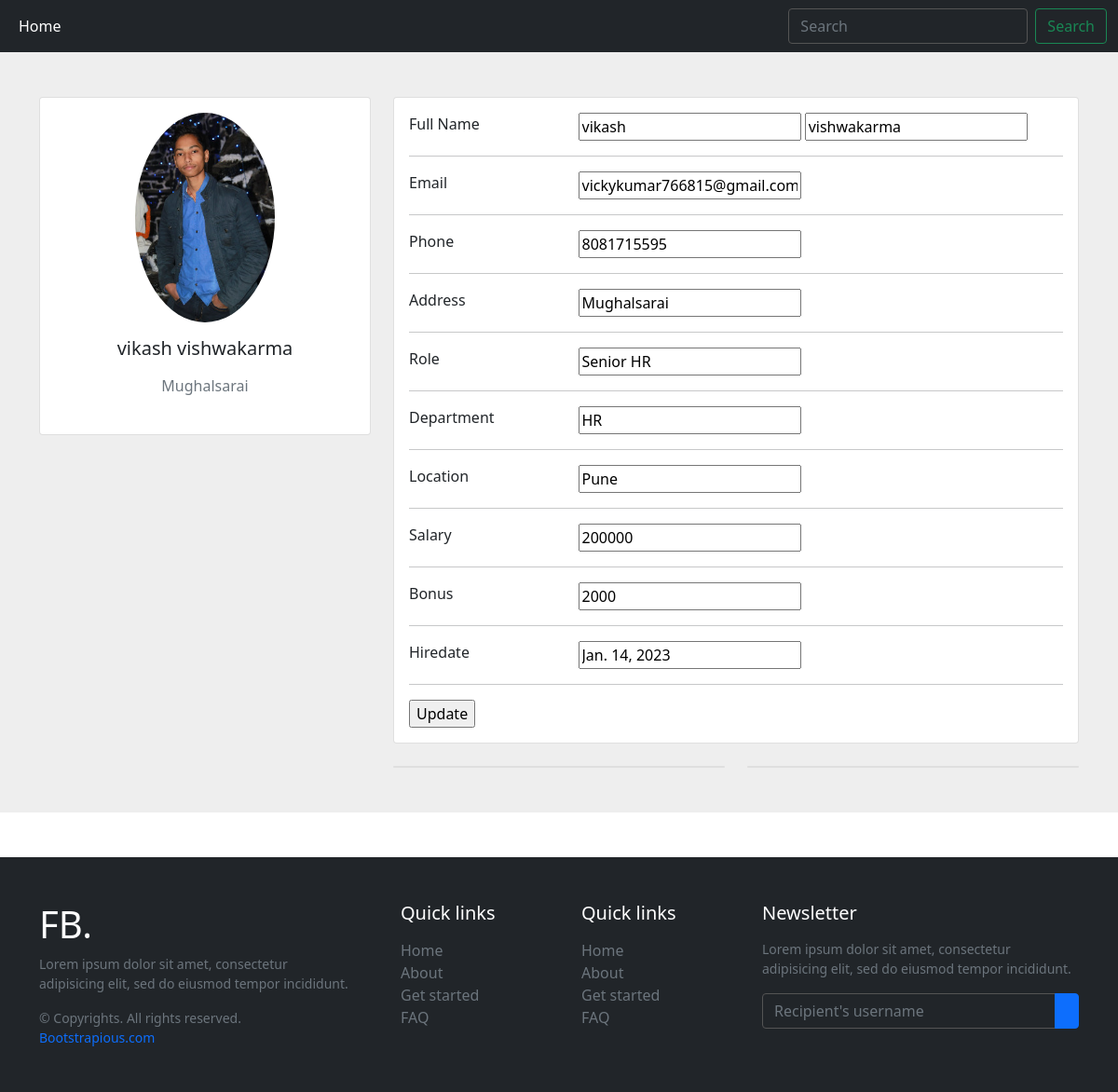
The app's page /profile/1 with its own data.
### emp_app/models.py (models this page shows)
class Employee(models.Model):
    first_name = models.CharField(max_length=100, null=False)
    last_name = models.CharField(max_length=100)
    dept = models.CharField(default=0, max_length=100)
    salary = models.IntegerField(default=0)
    bonus = models.IntegerField(default=0)
    role = models.CharField(default=0, max_length=100)
    phone = models.IntegerField(default=0)
    address = models.CharField(default=0, max_length=100)
    location = models.CharField(default=0, max_length=100)
    email = models.EmailField(default=0, max_length=50)
    hire_date = models.DateField()
    photo = models.FileField(upload_to="photo/", max_length=250, null=True, default=None)

### emp_app/views.py (the view)
# urls.py: path('profile/<str:id>', views.profile, name='profile'),
def profile(request, id):
    emp_Profile = Employee.objects.get(id=id)
    context = {'emp': emp_Profile}
    return render(request, 'profile.html', context)

### emp_app/templates/profile.html (shortened to what this page needs)
<!doctype html>
{% load static %}
<html lang="en">
<head>
    <link href="https://cdn.jsdelivr.net/npm/bootstrap@5.0.2/dist/css/bootstrap.min.css" rel="stylesheet"
>
</head>
<body>
<nav class="navbar navbar-expand-lg navbar-dark bg-dark">
    <div class="container-fluid">
        <div class="collapse navbar-collapse" id="navbarSupportedContent">
            <ul class="navbar-nav me-auto mb-2 mb-lg-0">
                <li class="nav-item">
                    <a class="nav-link active" aria-current="page" href="#">Home</a>
                </li>
            </ul>
            <form class="d-flex">
                <input class="form-control me-2" type="search" placeholder="Search" aria-label="Search">
                <button class="btn btn-outline-success" type="submit">Search</button>
            </form>
        </div>
    </div>
</nav>
<section style="background-color: #eee;">
    <div class="container py-5">
        <div class="row">
            <div class="col-lg-4">
                <div class="card mb-4">
                    <div class="card-body text-center">
                        {% if emp.photo %}
                        <img src="/media/{{emp.photo}}/" alt="{{ emp.photo }}"
                             class="rounded-circle img-fluid" style="width: 150px;">
                        {% else %}
                        <img src="/media/photo/vikash.jpeg/" alt="avatar"
                             class="rounded-circle img-fluid" style="width: 150px;">
                        {% endif %}
                        <h5 class="my-3">{{emp.first_name}} {{emp.last_name}}</h5>
                        <p class="text-muted mb-4">{{emp.address}}</p>
                    </div>
                </div>
            </div>
            <div class="col-lg-8">
                <div class="card mb-4">
                    <div class="card-body">
                        <form action="/edit_profile" onchange="show()" method="POST">
                            <div class="row">
                                <div class="col-sm-3">
                                    <p class="mb-0">Full Name</p>
                                </div>
                                <div class="col-sm-9">
                                    <p class="text-muted mb-0"><input type="text" name="first_name"
                                                                      value="{{emp.first_name}}"> <input type="text"
                                                                                                         name="last_name"
                                                                                                         value="{{emp.last_name}}">
                                    </p>
                                </div>
                            </div>
                            <hr>
                            <div class="row">
                                <div class="col-sm-3">
                                    <p class="mb-0">Email</p>
                                </div>
                                <div class="col-sm-9">
                                    <p class="text-muted mb-0"><input type="email" name="email" value="{{emp.email}}">
                                    </p>
                                </div>
                            </div>
                            <hr>
                            <div class="row">
                                <div class="col-sm-3">
                                    <p class="mb-0">Phone</p>
                                </div>
                                <div class="col-sm-9">
                                    <p class="text-muted mb-0"><input type="text" name="phone" value="{{emp.phone}}">
                                    </p>
                                </div>
                            </div>
                            <hr>
                            <div class="row">
                                <div class="col-sm-3">
                                    <p class="mb-0">Address</p>
                                </div>
                                <div class="col-sm-9">
                                    <p class="text-muted mb-0"><input type="text" name="address"
                                                                      value="{{emp.address}}"></p>
                                </div>
                            </div>
                            <hr>
                            <div class="row">
                                <div class="col-sm-3">
                                    <p class="mb-0">Role</p>
                                </div>
                                <div class="col-sm-9">
                                    <p class="text-muted mb-0"><input type="text" name="role" value="{{emp.role}}"></p>
                                </div>
                            </div>
                            <hr>
                            <div class="row">
                                <div class="col-sm-3">
                                    <p class="mb-0">Department</p>
                                </div>
                                <div class="col-sm-9">
                                    <p class="text-muted mb-0"><input type="text" name="department"
                                                                      value="{{emp.dept}}"></p>
                                </div>
                            </div>
                            <hr>
                            <div class="row">
                                <div class="col-sm-3">
                                    <p class="mb-0">Location</p>
                                </div>
                                <div class="col-sm-9">
                                    <p class="text-muted mb-0"><input type="text" name="location"
                                                                      value="{{emp.location}}"></p>
                                </div>
                            </div>
                            <hr>
                            <div class="row">
                                <div class="col-sm-3">
                                    <p class="mb-0">Salary</p>
                                </div>
                                <div class="col-sm-9">
                                    <p class="text-muted mb-0"><input type="text" name="salary" value="{{emp.salary}}">
                                    </p>
                                </div>
                            </div>
                            <hr>
                            <div class="row">
                                <div class="col-sm-3">
                                    <p class="mb-0">Bonus</p>
                                </div>
                                <div class="col-sm-9">
                                    <p class="text-muted mb-0"><input type="text" name="bonus" value="{{emp.bonus}}">
                                    </p>
                                </div>
                            </div>
                            <hr>
                            <div class="row">
                                <div class="col-sm-3">
                                    <p class="mb-0">Hiredate</p>
                                </div>
                                <div class="col-sm-9">
                                    <p class="text-muted mb-0"><input type="text" name="hire_date"
                                                                      value="{{emp.hire_date}}"></p>
                                </div>
                            </div>
                            <hr>
                            <input style="z-index:10;" type="submit" value="Update">
                        </form>
                    </div>
                </div>
                <div class="row">
                    <div class="col-md-6">
                        <div class="card mb-4 mb-md-0">
                        </div>
                    </div>
                    <div class="col-md-6">
                        <div class="card mb-4 mb-md-0">
                        </div>
                    </div>
                </div>
            </div>
        </div>
    </div>
</section>
</body>
<div class="mt-5">
    <footer class="w-100 py-4 flex-shrink-0">
        <div class="container py-4">
            <div class="row gy-4 gx-5">
                <div class="col-lg-4 col-md-6">
                    <h5 class="h1 text-white">FB.</h5>
                    <p class="small text-muted">Lorem ipsum dolor sit amet, consectetur adipisicing elit, sed do eiusmod
                        tempor incididunt.</p>
                    <p class="small text-muted mb-0">&copy; Copyrights. All rights reserved. <a class="text-primary"
                                                                                                href="#">Bootstrapious.com</a>
                    </p>
                </div>
                <div class="col-lg-2 col-md-6">
                    <h5 class="text-white mb-3">Quick links</h5>
                    <ul class="list-unstyled text-muted">
                        <li><a href="#">Home</a></li>
                        <li><a href="#">About</a></li>
                        <li><a href="#">Get started</a></li>
                        <li><a href="#">FAQ</a></li>
                    </ul>
                </div>
                <div class="col-lg-2 col-md-6">
                    <h5 class="text-white mb-3">Quick links</h5>
                    <ul class="list-unstyled text-muted">
                        <li><a href="#">Home</a></li>
                        <li><a href="#">About</a></li>
                        <li><a href="#">Get started</a></li>
                        <li><a href="#">FAQ</a></li>
                    </ul>
                </div>
                <div class="col-lg-4 col-md-6">
                    <h5 class="text-white mb-3">Newsletter</h5>
                    <p class="small text-muted">Lorem ipsum dolor sit amet, consectetur adipisicing elit, sed do eiusmod
                        tempor incididunt.</p>
                    <form action="#">
                        <div class="input-group mb-3">
                            <input class="form-control" type="text" placeholder="Recipient's username"
                                   aria-label="Recipient's username" aria-describedby="button-addon2">
                            <button class="btn btn-primary" id="button-addon2" type="button"></button>
                        </div>
                    </form>
                </div>
            </div>
        </div>
    </footer>
</div>
</html>

### emp_app/templates/profile.html (style rules this page uses)
a { color: inherit; text-decoration: none; transition: all 0.3s; }
.form-control { background: #212529; border-color: #545454; }
footer { background: #212529; }

### records on screen
Employee: photo (picture), first_name "vikash", last_name "vishwakarma", address "Mughalsarai", email "vickykumar766815@gmail.com", phone "8081715595", role "Senior HR", department "HR", location "Pune", salary "200000", bonus "2000", hire_date "Jan. 14, 2023"
